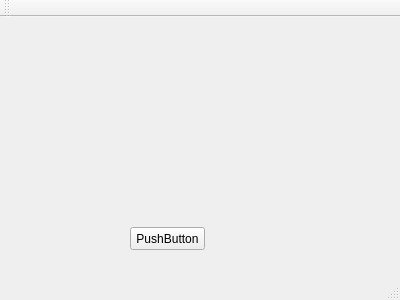
<?xml version="1.0" encoding="UTF-8"?>
<ui version="4.0">
 <class>MainWindow</class>
 <widget class="QMainWindow" name="MainWindow">
  <property name="geometry">
   <rect>
    <x>0</x>
    <y>0</y>
    <width>400</width>
    <height>300</height>
   </rect>
  </property>
  <property name="windowTitle">
   <string>MainWindow</string>
  </property>
  <widget class="QWidget" name="centralWidget">
   <widget class="QPushButton" name="pushButton">
    <property name="geometry">
     <rect>
      <x>130</x>
      <y>210</y>
      <width>75</width>
      <height>23</height>
     </rect>
    </property>
    <property name="text">
     <string>PushButton</string>
    </property>
   </widget>
  </widget>
  <widget class="QMenuBar" name="menuBar">
   <property name="geometry">
    <rect>
     <x>0</x>
     <y>0</y>
     <width>400</width>
     <height>21</height>
    </rect>
   </property>
  </widget>
  <widget class="QToolBar" name="mainToolBar">
   <attribute name="toolBarArea">
    <enum>TopToolBarArea</enum>
   </attribute>
   <attribute name="toolBarBreak">
    <bool>false</bool>
   </attribute>
  </widget>
  <widget class="QStatusBar" name="statusBar"/>
 </widget>
 <layoutdefault spacing="6" margin="11"/>
 <resources/>
 <connections/>
</ui>
